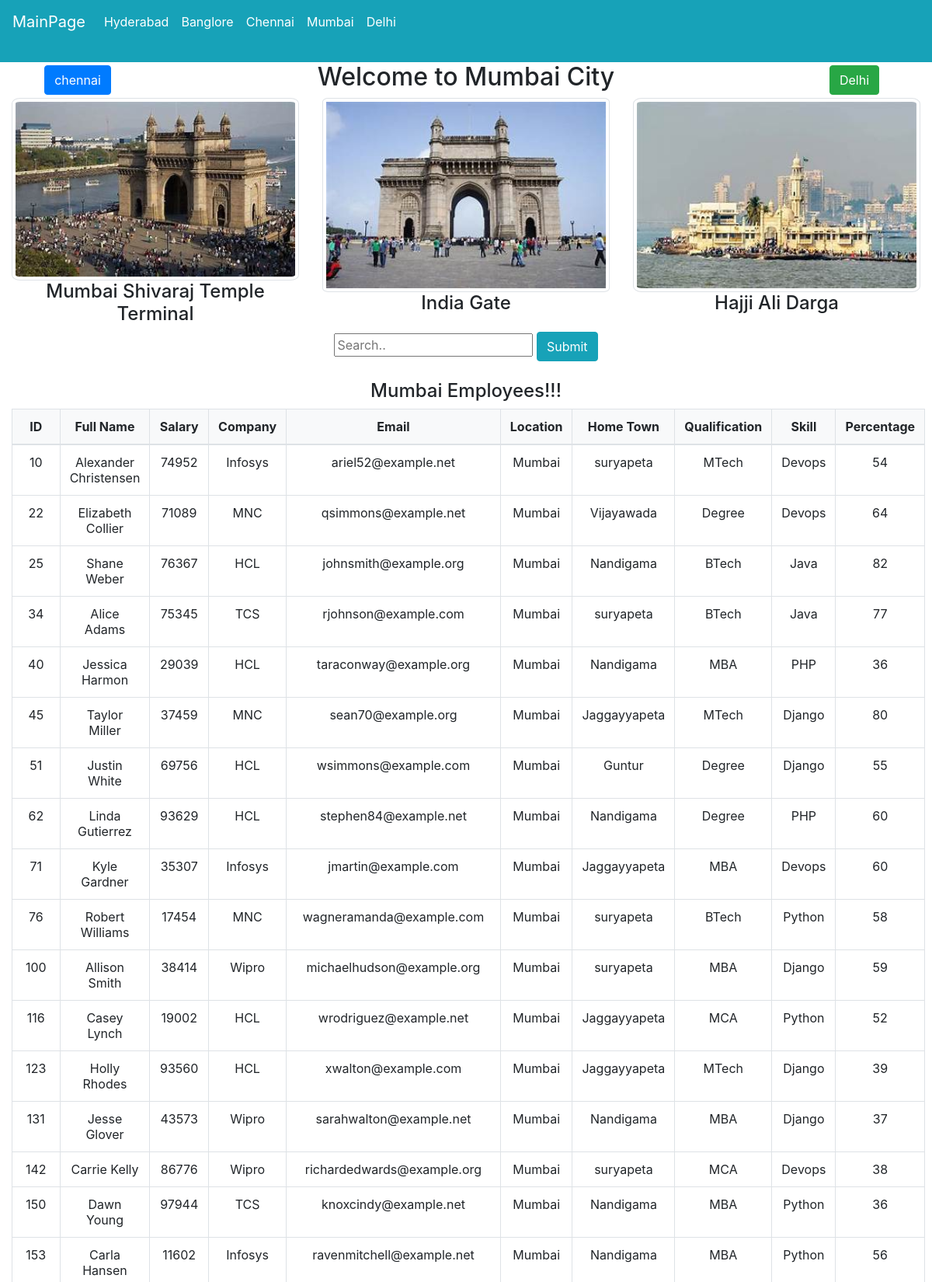
Screenshot of /mumbai (upper part) with the database file from the repository.
### employeedataapp/models.py (models this page shows)
class EmployeeData(models.Model):
    first_name = models.CharField(max_length=50)
    last_name = models.CharField(max_length=50)
    salary = models.BigIntegerField()
    company = models.CharField(max_length=50)
    email = models.EmailField()
    location = models.CharField(max_length=50)
    home_town = models.CharField(max_length=50)
    qualification = models.CharField(max_length=50)
    skill = models.CharField(max_length=50)
    percentage = models.IntegerField()

### employeedataapp/views.py (the view, shortened to what this page needs)
# urls.py: path('mumbai',views.mumbai,name='mumbai'),
def mumbai(request):
    if request.method == 'GET':
        data = EmployeeData.objects.filter(location='Mumbai')
        return render(request, 'mumbai.html', {'data':data})

### templates/mumbai.html (shortened to what this page needs)
{% load static %}
<html lang="en" dir="ltr">
  <head>
    {% include 'cdnlines.html' %}
  </head>
  <body>
    {% include 'navbar.html' %}
    <div class="container-fluid text-center">
      <div class="row">
        <div class="col-md-2">
          <a href="{% url 'chennai' %}" class="btn btn-primary mt-1">chennai</a>
        </div>
        <div class="col-md-8">
          <h2 class="text-center">Welcome to Mumbai City</h2>
        </div>
        <div class="col-md-2">
          <a href="{% url "delhi" %}" class="btn btn-success mt-1">Delhi</a>
        </div>
      </div>
    </div>
    <div class="container-fluid">
      <div class="row">
        <div class="col-md-4">
          <img src="{% static 'images/mumbai4.jpeg' %}" alt="image"style="border-radius:3%" height="100%" width="120%" class="img-thumbnail">
          <h4 class="text-center">Mumbai Shivaraj Temple Terminal</h4>
        </div>
        <div class="col-md-4">
          <img src="{% static 'images/mumbai1.jpeg' %}" alt="image"style="border-radius:2%" height="40%" width="100%" class="img-thumbnail">
          <h4 class="text-center">India Gate</h4>
        </div>
        <div class="col-md-4">
          <img src="{% static 'images/mumbai2.jpeg' %}" alt="image"style="border-radius:3%" height="60%" width="100%" class="img-thumbnail">
          <h4 class="text-center">Hajji Ali Darga</h4>
        </div>
      </div>
    </div>
    <div class="search-container text-center mb-4">
      <form method="POST">
        <input type="text"  placeholder="Search.." name="company">
        <input type="submit" value="Submit" class="btn btn-info">
      </form>
    </div>
    <main>
        <div class="container-fluid">
            <div class="row">
                <div class="col-md-12 ">
                    <h4 class="text-center">Mumbai Employees!!!</h4>
                    {% if data %}
                        <table class="table table-bordered text-center">
                            <thead class="bg-light">
                                <tr>
                                    <th>ID</th>
                                    <th>Full Name</th>
                                    <th>Salary</th>
                                    <th>Company</th>
                                    <th>Email</th>
                                    <th>Location</th>
                                    <th>Home Town</th>
                                    <th>Qualification</th>
                                    <th>Skill</th>
                                    <th>Percentage</th>
                                </tr>
                            </thead>
                            <tbody>
                                {% for i in data %}
                                <tr>
                                    <td>{{ i.id }}</td>
                                    <td>{{ i.first_name }} {{ i.last_name }}</td>
                                    <td>{{ i.salary }}</td>
                                    <td>{{ i.company }}</td>
                                    <td>{{ i.email }}</td>
                                    <td>{{ i.location }}</td>
                                    <td>{{ i.home_town }}</td>
                                    <td>{{ i.qualification }}</td>
                                    <td>{{ i.skill }}</td>
                                    <td>{{ i.percentage }}</td>
                                </tr>
                                {% endfor %}
                            </tbody>
                        </table>
                    {% else %}
                        <h2 class="text-center">No Data Available Here!!!</h2>
                    {% endif %}
                </div>
            </div>
        </div>
    </main>
  </body>
</html>

### rows the page displays
EmployeeData: id "10", first_name "Alexander", last_name "Christensen", salary "74952", company "Infosys", email "ariel52@example.net", location "Mumbai", home_town "suryapeta", qualification "MTech", skill "Devops", percentage "54"
EmployeeData: id "22", first_name "Elizabeth", last_name "Collier", salary "71089", company "MNC", email "qsimmons@example.net", location "Mumbai", home_town "Vijayawada", qualification "Degree", skill "Devops", percentage "64"
EmployeeData: id "25", first_name "Shane", last_name "Weber", salary "76367", company "HCL", email "johnsmith@example.org", location "Mumbai", home_town "Nandigama", qualification "BTech", skill "Java", percentage "82"
EmployeeData: id "34", first_name "Alice", last_name "Adams", salary "75345", company "TCS", email "rjohnson@example.com", location "Mumbai", home_town "suryapeta", qualification "BTech", skill "Java", percentage "77"
EmployeeData: id "40", first_name "Jessica", last_name "Harmon", salary "29039", company "HCL", email "taraconway@example.org", location "Mumbai", home_town "Nandigama", qualification "MBA", skill "PHP", percentage "36"
EmployeeData: id "45", first_name "Taylor", last_name "Miller", salary "37459", company "MNC", email "sean70@example.org", location "Mumbai", home_town "Jaggayyapeta", qualification "MTech", skill "Django", percentage "80"
EmployeeData: id "51", first_name "Justin", last_name "White", salary "69756", company "HCL", email "wsimmons@example.com", location "Mumbai", home_town "Guntur", qualification "Degree", skill "Django", percentage "55"
EmployeeData: id "62", first_name "Linda", last_name "Gutierrez", salary "93629", company "HCL", email "stephen84@example.net", location "Mumbai", home_town "Nandigama", qualification "Degree", skill "PHP", percentage "60"
EmployeeData: id "71", first_name "Kyle", last_name "Gardner", salary "35307", company "Infosys", email "jmartin@example.com", location "Mumbai", home_town "Jaggayyapeta", qualification "MBA", skill "Devops", percentage "60"
EmployeeData: id "76", first_name "Robert", last_name "Williams", salary "17454", company "MNC", email "wagneramanda@example.com", location "Mumbai", home_town "suryapeta", qualification "BTech", skill "Python", percentage "58"
EmployeeData: id "100", first_name "Allison", last_name "Smith", salary "38414", company "Wipro", email "michaelhudson@example.org", location "Mumbai", home_town "suryapeta", qualification "MBA", skill "Django", percentage "59"
EmployeeData: id "116", first_name "Casey", last_name "Lynch", salary "19002", company "HCL", email "wrodriguez@example.net", location "Mumbai", home_town "Jaggayyapeta", qualification "MCA", skill "Python", percentage "52"
EmployeeData: id "123", first_name "Holly", last_name "Rhodes", salary "93560", company "HCL", email "xwalton@example.com", location "Mumbai", home_town "Jaggayyapeta", qualification "MTech", skill "Django", percentage "39"
EmployeeData: id "131", first_name "Jesse", last_name "Glover", salary "43573", company "Wipro", email "sarahwalton@example.net", location "Mumbai", home_town "Nandigama", qualification "MBA", skill "Django", percentage "37"
EmployeeData: id "142", first_name "Carrie", last_name "Kelly", salary "86776", company "Wipro", email "richardedwards@example.org", location "Mumbai", home_town "suryapeta", qualification "MCA", skill "Devops", percentage "38"
EmployeeData: id "150", first_name "Dawn", last_name "Young", salary "97944", company "TCS", email "knoxcindy@example.net", location "Mumbai", home_town "Nandigama", qualification "MBA", skill "Python", percentage "36"
EmployeeData: id "153", first_name "Carla", last_name "Hansen", salary "11602", company "Infosys", email "ravenmitchell@example.net", location "Mumbai", home_town "Nandigama", qualification "MBA", skill "Python", percentage "56"
